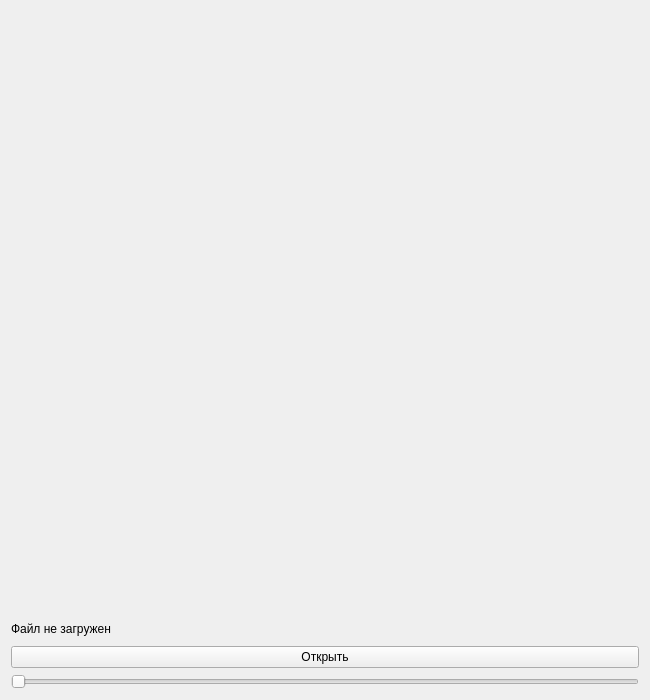
<?xml version="1.0" encoding="UTF-8"?>
<ui version="4.0">
    <class>Form</class>
    <widget class="QWidget" name="Form">
        <property name="geometry">
            <rect>
                <x>0</x>
                <y>0</y>
                <width>650</width>
                <height>700</height>
            </rect>
        </property>
        <property name="windowTitle">
            <string>L-система</string>
        </property>
        <layout class="QVBoxLayout" name="verticalLayout">
            <item>
                <widget class="QWidget" name="canvas">
                    <property name="minimumSize">
                        <size>
                            <width>600</width>
                            <height>600</height>
                        </size>
                    </property>
                </widget>
            </item>
            <item>
                <widget class="QLabel" name="lblInfo">
                    <property name="text">
                        <string>Файл не загружен</string>
                    </property>
                </widget>
            </item>
            <item>
                <widget class="QPushButton" name="btnOpen">
                    <property name="text">
                        <string>Открыть</string>
                    </property>
                </widget>
            </item>
            <item>
                <widget class="QSlider" name="sliderStep">
                    <property name="orientation">
                        <enum>Qt::Horizontal</enum>
                    </property>
                    <property name="minimum">
                        <number>0</number>
                    </property>
                    <property name="maximum">
                        <number>0</number>
                    </property>
                </widget>
            </item>
        </layout>
    </widget>
</ui>
